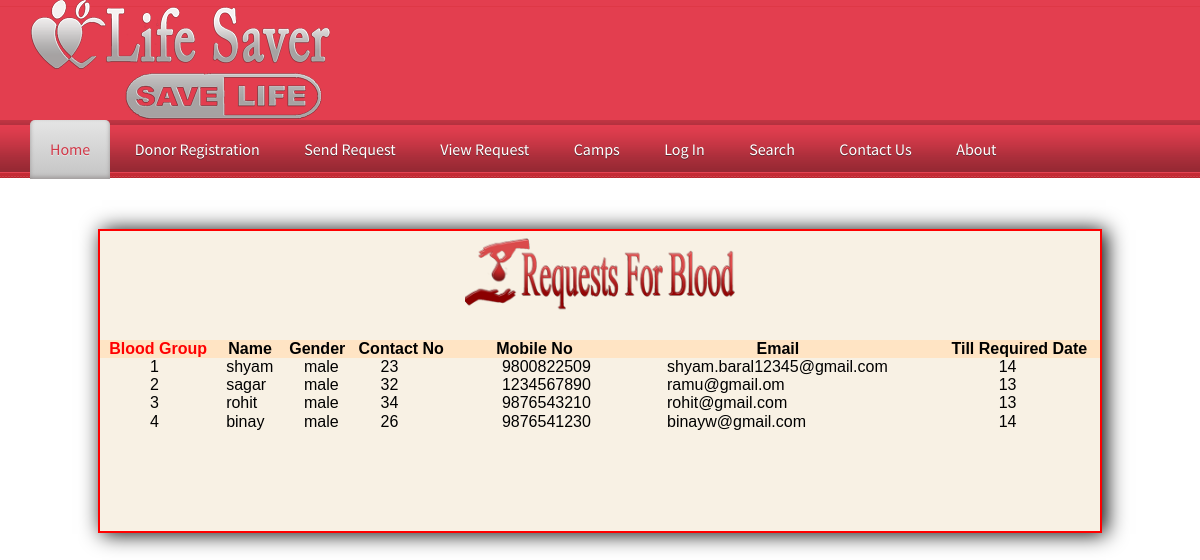
Screenshot of /viewrequest.php with the database file from the repository.
### tables this page shows
CREATE TABLE `requestes` (
  `req_id` int(100) NOT NULL,
  `name` varchar(100) NOT NULL,
  `gender` varchar(100) NOT NULL,
  `age` varchar(100) NOT NULL,
  `mobile` varchar(100) NOT NULL,
  `email` varchar(100) NOT NULL,
  `bgroup` int(100) NOT NULL,
  `reqdate` datetime NOT NULL,
  `detail` varchar(500) NOT NULL
);

### viewrequest.php (the view, shortened to what this page needs)
<!DOCTYPE html PUBLIC "-//W3C//DTD XHTML 1.0 Transitional//EN" "http://www.w3.org/TR/xhtml1/DTD/xhtml1-transitional.dtd">
<html xmlns="http://www.w3.org/1999/xhtml">
<head>
<link href="css/lightbox.css" rel="stylesheet" />
    <link href="StyleSheet.css" rel="stylesheet" type="text/css" />
<link href="css/style.css" rel="stylesheet" type="text/css" media="all" />
<link href="css/flexslider.css" rel="stylesheet" type="text/css" media="all" />
</head>
<body>
<?php include('admin/function.php'); ?>
 <div class="h_bg">
<div class="wrap">
<div class="header">
		<div class="logo">
			<h1><a href="index.php"><img src="Images/logo.png" alt=""></a></h1>
		</div>
	</div>
</div>
</div>
<div class="nav_bg">
<div class="wrap">
		<?php require('header.php');?>
	</div>
<div style="height:300px; width:1000px; margin:auto; margin-top:50px; margin-bottom:50px; background-color:#f8f1e4; border:2px solid red; box-shadow:4px 1px 20px black;">
     <form method="post" enctype="multipart/form-data">
 <table cellpadding="20" cellspacing="20" width="1000px" height="200px"  style="margin:auto" >
   <tr><td colspan="7" align="center"><img src="Images/brequest.png" height="90px" /></td></tr>
   <tr><td>&nbsp;</td><td>&nbsp;</td></tr>
 <tr style="background-color:bisque" align="center" class="bold">
             <td class="bold" style="color:red"  >Blood Group</td><td align="center">Name</td><td align="center">Gender</td><td align="center">Contact No</td><td align="center">Mobile No</td><td align="center">Email</td>
            <td align="center">Till Required Date</td>
        </tr>
<?php
$cn=mysqli_connect("localhost","root","","bloodbank");
$s="select * from requestes";
	$result=mysqli_query($cn,$s);
	while($data=mysqli_fetch_array($result))
	{
				echo"<tr><td  style=' padding-left:50px'>$data[0]</td><td  style=' padding-left:10px'>$data[1]</td><td  style=' padding-left:20px'>$data[2]</td><td  style=' padding-left:30px'>$data[3]</td><td  style=' padding-left:50px'>$data[4]</td><td  style=' padding-left:50px'>$data[5]</td><td  style=' padding-left:60px'>$data[6]</td></tr>";
			}
			?>
</table>
</form>
        </div>
</div>
</body>
</html>

### Admin/function.php (shortened to what this page needs)
<!DOCTYPE html PUBLIC "-//W3C//DTD XHTML 1.0 Transitional//EN" "http://www.w3.org/TR/xhtml1/DTD/xhtml1-transitional.dtd">
<html xmlns="http://www.w3.org/1999/xhtml">
<head>
</head>
<body>
</body>
</html>

### header.php
<ul class="nav">
			<li class="active"><a href="index.php">Home</a></li>
			<li><a href="registration.php">Donor Registration</a></li>
			<li><a href="requests.php">send Request</a></li>
            <li><a href="viewrequest.php">View Request</a></li>
            <li><a href="camps.php">Camps</a></li>
            <li><a href="login.php">log In</a></li>
            <li><a href="search.php">Search</a></li>
            <li><a href="contact.php">Contact Us</a></li>
           	<li><a href="aboutus.php">About</a></li>
            </ul>

### css/lightbox.css (style rules this page uses)
body:after { content: url(../img/close.png) url(../img/loading.gif) url(../img/prev.png) url(../img/next.png); display: none; }

### StyleSheet.css (style rules this page uses)
.bold { font-weight:bold; }

### css/style.css (style rules this page uses)
html,body,div,span,applet,object,iframe,h1,h2,h3,h4,h5,h6,p,blockquote,pre,a,abbr,acronym,address,big,cite,code,del,dfn,em,img,ins,kbd,q,s,samp,small,strike,strong,sub,sup,tt,var,b,u,i,dl,dt,dd,ol,nav ul,nav li,fieldset,form,label,legend,table,caption,tbody,tfoot,thead,tr,th,td,article,aside,canvas,details,embed,figure,figcaption,footer,header,hgroup,menu,nav,output,ruby,section,summary,time,mark,audio,video { margin:0;padding:0;border:0;font-size:100%;font:inherit;vertical-align:baseline; }
ol,ul { list-style:none;margin:0;padding:0; }
table { border-collapse:collapse;border-spacing:0; }
a { text-decoration:none; }
img { max-width:100%; }
body { font-family: Arial, Geneva,Helvetica, sans-serif; font-size: 100%; }
.wrap { margin:0 auto; width:80%; }
.h_bg { background: url('../images/h_bg.png') repeat-x ; }
.nav_bg { background: url('../images/nav_bg.png') center 0 repeat-x #CF797E; height:58px; }
.nav li { display:inline-block; }
.nav li a { font-family: 'Source Sans Pro', sans-serif; line-height:1.8em; display:block; text-decoration:none; font-weight:normal; color:#ffffff; padding:15px 20px; font-size: 1em; text-transform: capitalize; text-shadow: 0 1px 0 #5C2830; letter-spacing:0px; }
.nav li.active a { text-shadow: 0 1px 0 #EBEBEB; color:#D13949; background: #E5E5E5; background: -moz-linear-gradient(top, #E5E5E5 0%, #C4C4C4 100%); background: -webkit-gradient(linear, left top, left bottom, color-stop(0%,#E5E5E5), color-stop(100%,#C4C4C4)); filter: progid:DXImageTransform.Microsoft.gradient( startColorstr='#E5E5E5', endColorstr='#C4C4C4',GradientType=0 ); -moz-border-radius:5px 5px 0 0; -webkit-border-radius:5px 5px 0 0; border-radius:5px 5px 0 0; box-shadow: inset 0px -2px 4px #9C9797; -webkit-box-shadow: inset 0px -2px 4px #9C9797; -moz-box-shadow: inset 0px -2px 4px #9C9797; -o-box-shadow: inset 0px -2px 4px #9C9797; }
@media only screen and (max-width: 1280px) { .wrap { width:95%; } }

### rows the page displays
requestes: req_id "1", name "shyam", gender "male", age "23", mobile "9800822509", email "shyam.baral12345@gmail.com", bgroup "14"
requestes: req_id "2", name "sagar", gender "male", age "32", mobile "1234567890", email "ramu@gmail.om", bgroup "13"
requestes: req_id "3", name "rohit", gender "male", age "34", mobile "9876543210", email "rohit@gmail.com", bgroup "13"
requestes: req_id "4", name "binay", gender "male", age "26", mobile "9876541230", email "binayw@gmail.com", bgroup "14"
